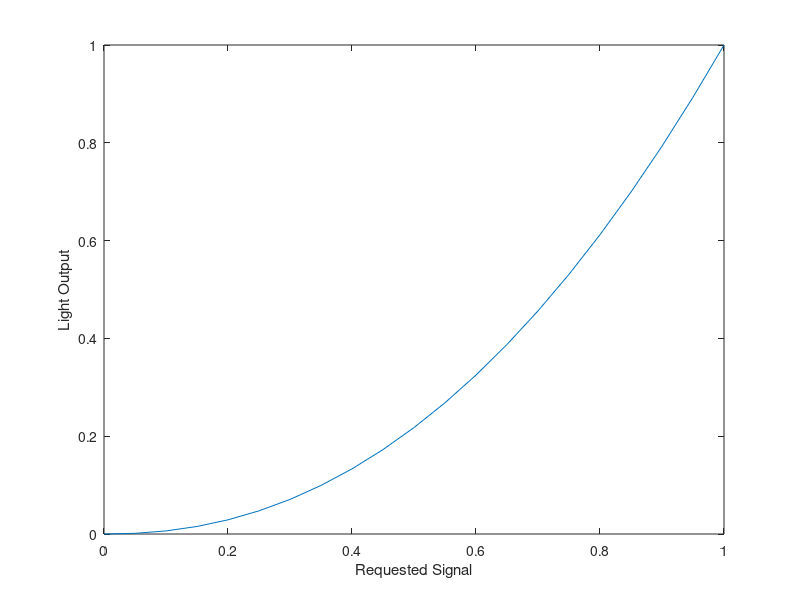

MATLAB code to generate this figure:
%Q1: Creating an array from 0 to 1 in 0.05 increments

requestedSignal = [0:0.05:1];

% Using power-law formula to calculate light outputs for each number in the
% array

lightOutput = requestedSignal .^ 2.2;

%Q2 Plot a graph of the light output against the signal.

% Create figure
figure1 = figure;

% Create axes
axes1 = axes('Parent',figure1);
hold(axes1,'on');

% Create plot
plot(requestedSignal, lightOutput);

% Create ylabel
ylabel({'Light Output'});

% Create xlabel
xlabel({'Requested Signal'});

box(axes1,'on');
hold(axes1,'off');

%The "GraphicsSmoothing" checkbox is checked under the Plotting in Property
%Inspector. The smooth function was also used, and the data remained the
%same.




